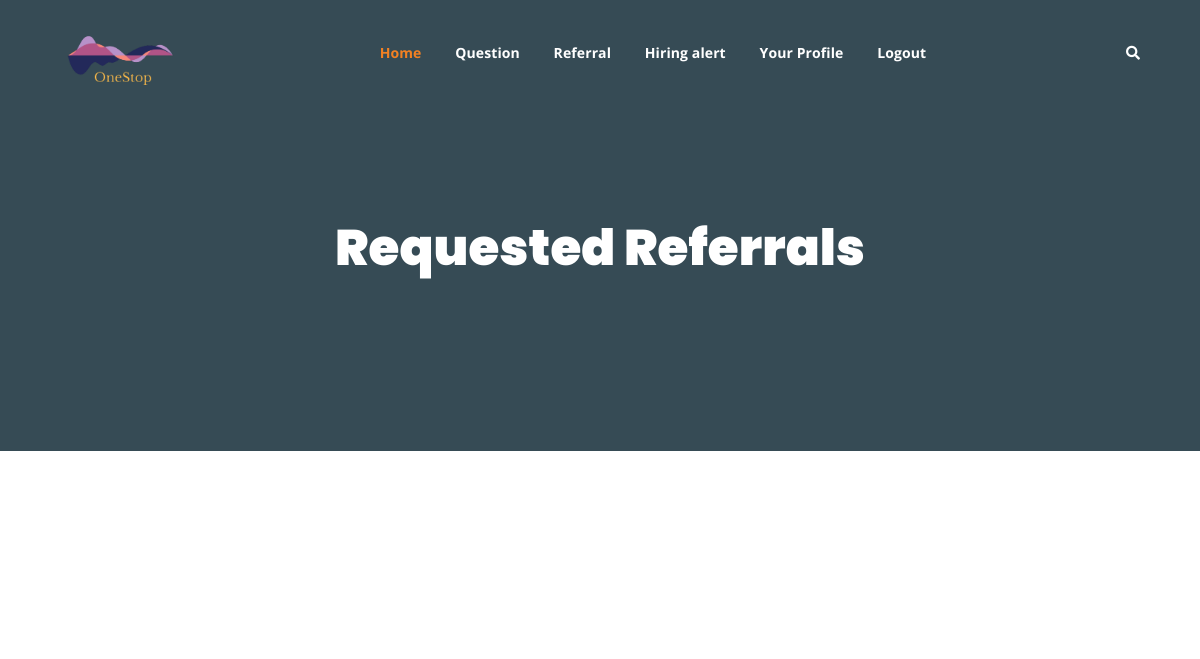
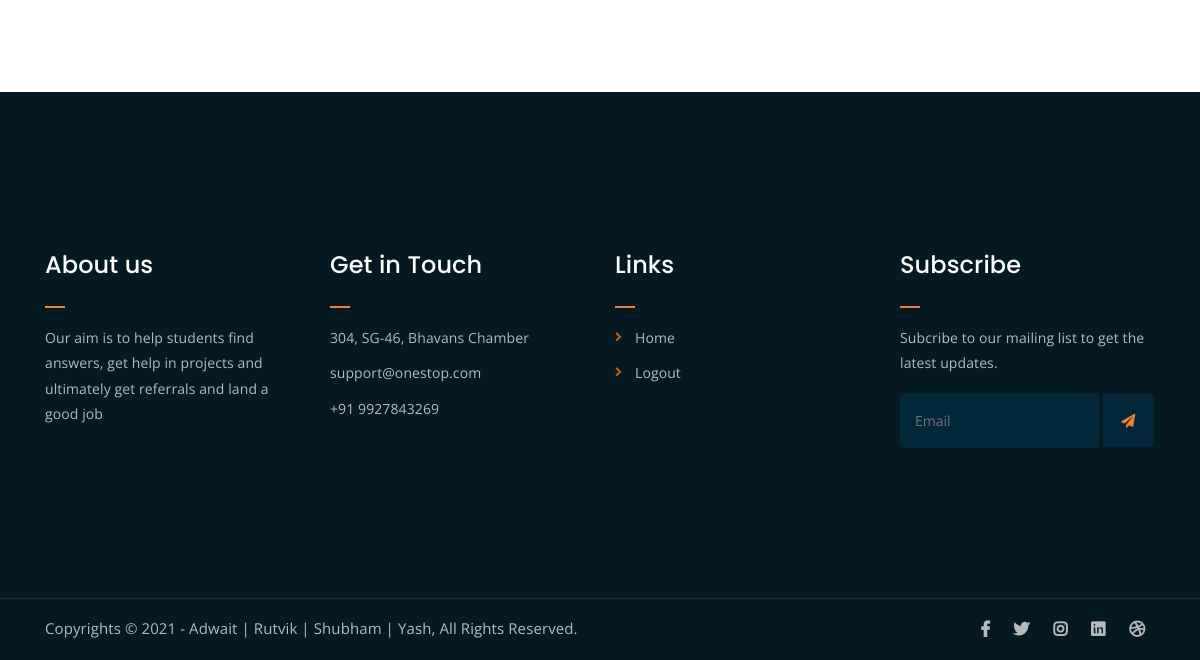
The page /give_referral (signed in) on the database as committed earlier (2 pictures, top to bottom).
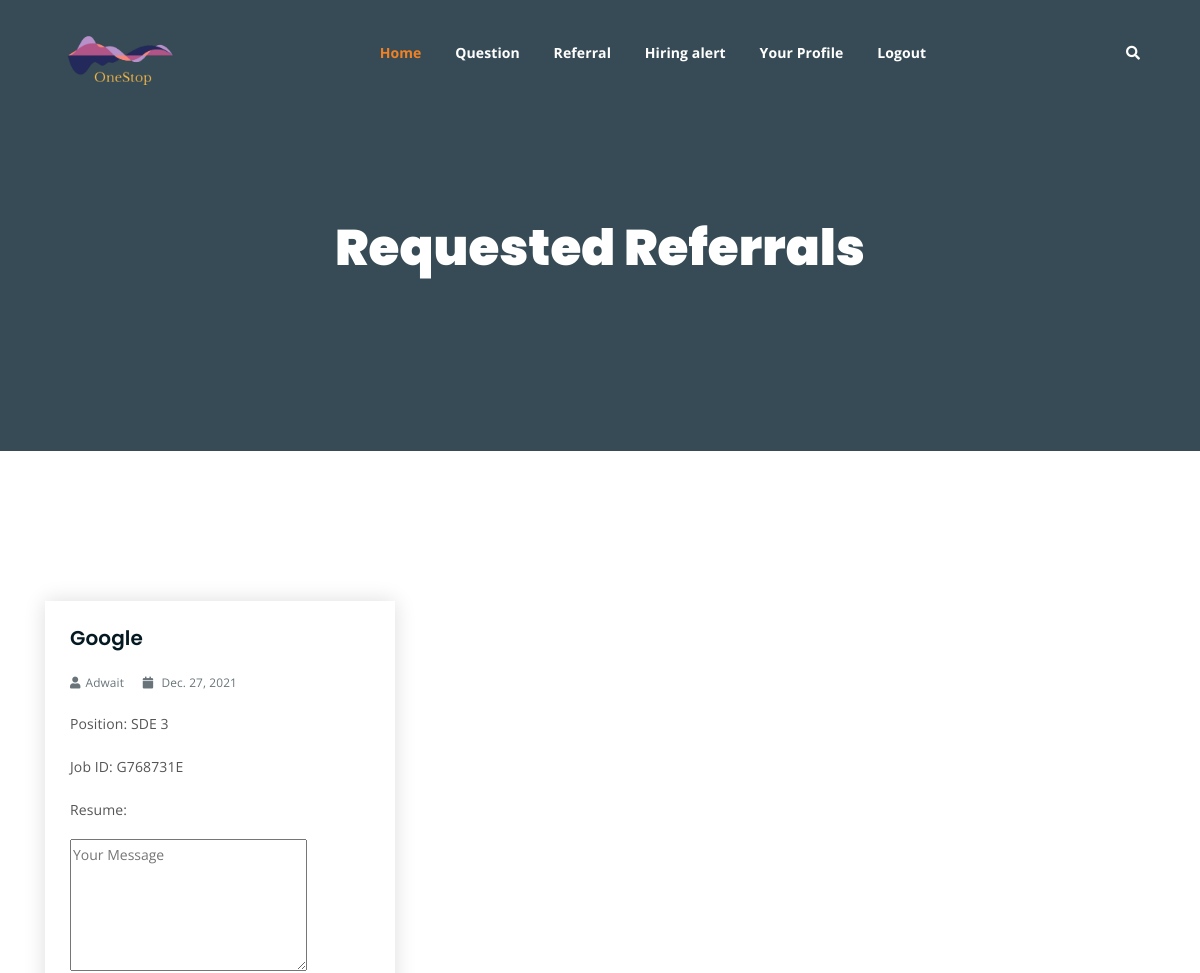
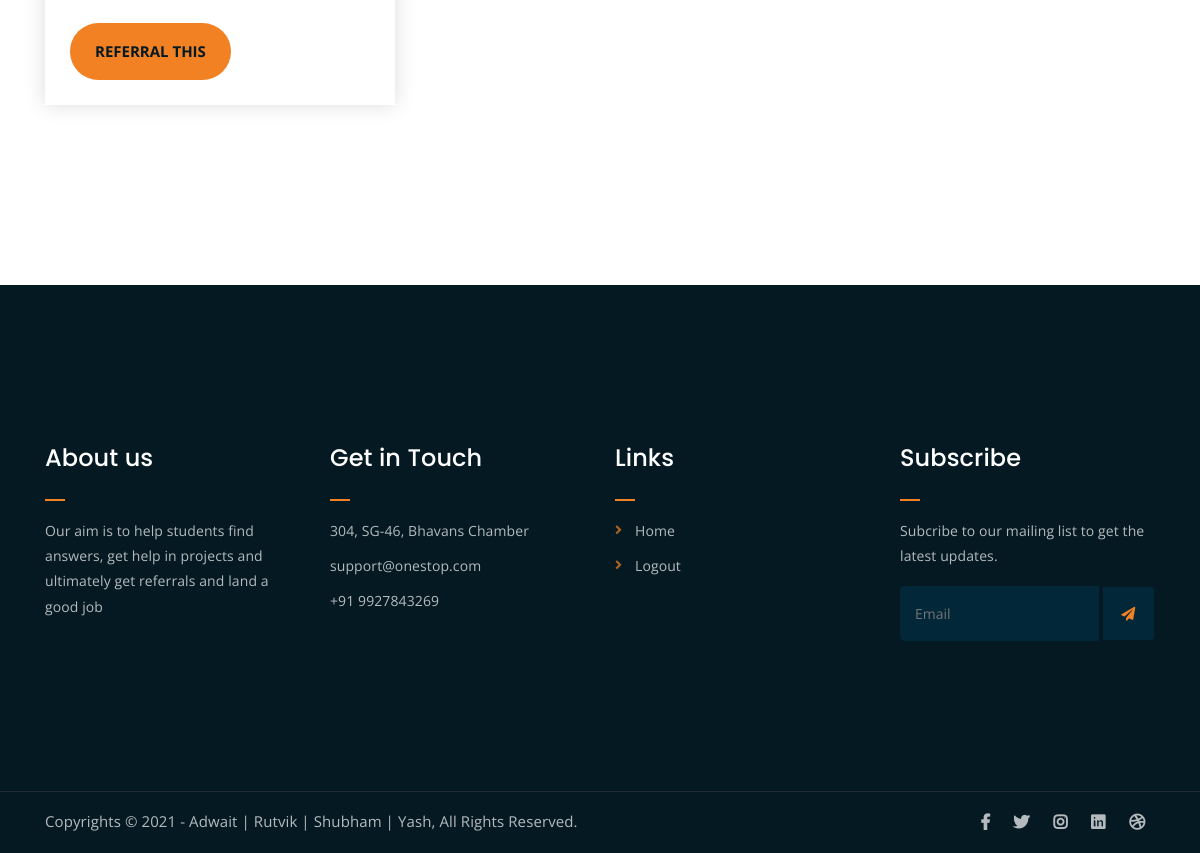
The same page on the database as committed later (2 pictures, top to bottom).
### main/models.py (models this page shows)
class Referral(models.Model):
    company_name = models.CharField(max_length=500)
    position = models.CharField(max_length=30)
    job_id = models.CharField(max_length=100)
    link = models.URLField()
    posted_by = models.ForeignKey(User, on_delete=models.CASCADE)
    status = models.BooleanField(default=False)
    date_posted = models.DateField(default=datetime.datetime.now())

### main/views.py (the view)
# urls.py: path("give_referral", give_referral, name="give_referral"),
@login_required
def give_referral(request):
    all_referrals = Referral.objects.filter(status=False).filter(
        ~Q(posted_by=request.user)
    )
    return render(request, "main/give_referral.html", {"referrals": all_referrals})

### main/templates/main/give_referral.html (shortened to what this page needs)
{% extends "main/base.html" %} {% block content%}
<div class="breadcrumb-section breadcrumb-bg">
    <div class="container">
        <div class="row">
            <div class="col-lg-8 offset-lg-2 text-center">
                <div class="breadcrumb-text">
                    <h1>Requested Referrals</h1>
                    <br />
                </div>
            </div>
        </div>
    </div>
</div>
<div class="latest-news mt-150 mb-150">
    <div class="container">
        <div class="row">
            {% for referral in referrals %}
            <div class="col-lg-4 col-md-6">
                <div class="single-latest-news">
                    <div class="news-text-box">
                        <h3>{{ referral.company_name }}</h3>
                        <p class="blog-meta">
                            <span class="author"><i class="fas fa-user"></i>{{ referral.posted_by }}</span>
                            <span class="date"><i class="fas fa-calendar"></i>
                                {{referral.date_posted}}</span>
                        </p>
                        <p class="excerpt">Position: {{ referral.position }}</p>
                        <p class="excerpt">Job ID: {{ referral.job_id }}</p>
                        <p class="excerpt">Resume: {{ referral.link }}</p>
                        <form action="{% url 'confirm_referral' referral.id %}" method="POST">
                            <p><textarea name="r_message" id="r_message" cols="30" rows="5" placeholder="Your Message"></textarea></p>
                            <p><input class="boxed-btn black" type="submit" value="Referral this"></p>
                        </form>
                    </div>
                </div>
            </div>
            {% endfor %}
        </div>
    </div>
</div>
{% endblock content%}

Rows that differ between the two databases and show on the page:
added Referral: company_name "Google", posted_by "Adwait", date_posted "Dec. 27, 2021", position "SDE 3", job_id "G768731E"
